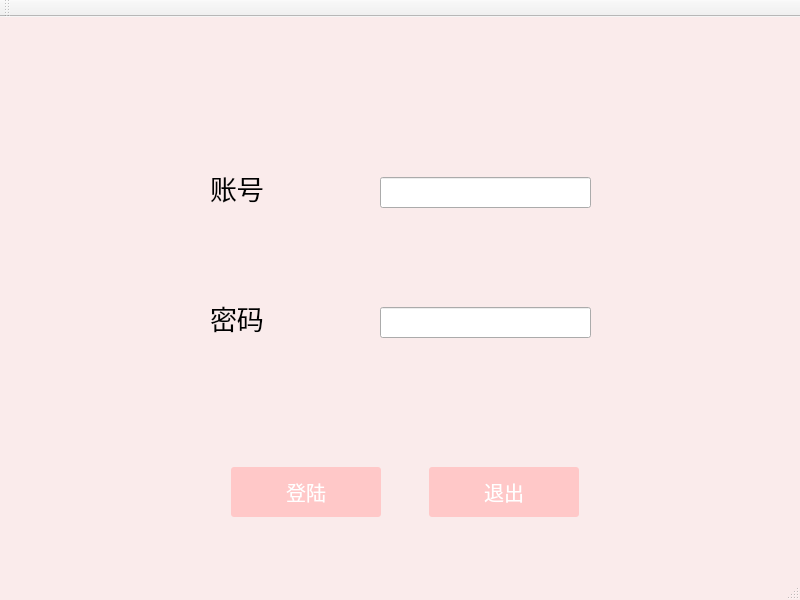
<?xml version="1.0" encoding="UTF-8"?>
<ui version="4.0">
 <class>WelcomePage</class>
 <widget class="QMainWindow" name="WelcomePage">
  <property name="geometry">
   <rect>
    <x>0</x>
    <y>0</y>
    <width>800</width>
    <height>600</height>
   </rect>
  </property>
  <property name="contextMenuPolicy">
   <enum>Qt::DefaultContextMenu</enum>
  </property>
  <property name="windowTitle">
   <string>图书馆管理员系统</string>
  </property>
  <property name="windowIcon">
   <iconset resource="vectorpng.qrc">
    <normaloff>:/Image/Book_Colorless.png</normaloff>:/Image/Book_Colorless.png</iconset>
  </property>
  <property name="autoFillBackground">
   <bool>false</bool>
  </property>
  <property name="styleSheet">
   <string notr="true">QMainWindow { background-color: rgb(250, 235, 235); border-radius: 3px; color: rgb(255, 255, 255); }</string>
  </property>
  <property name="iconSize">
   <size>
    <width>50</width>
    <height>50</height>
   </size>
  </property>
  <widget class="QWidget" name="centralWidget">
   <widget class="QLabel" name="label">
    <property name="geometry">
     <rect>
      <x>210</x>
      <y>140</y>
      <width>111</width>
      <height>61</height>
     </rect>
    </property>
    <property name="font">
     <font>
      <pointsize>20</pointsize>
     </font>
    </property>
    <property name="text">
     <string>账号</string>
    </property>
   </widget>
   <widget class="QLabel" name="label_2">
    <property name="geometry">
     <rect>
      <x>210</x>
      <y>280</y>
      <width>101</width>
      <height>41</height>
     </rect>
    </property>
    <property name="font">
     <font>
      <pointsize>20</pointsize>
     </font>
    </property>
    <property name="text">
     <string>密码</string>
    </property>
   </widget>
   <widget class="QLineEdit" name="adminID">
    <property name="geometry">
     <rect>
      <x>380</x>
      <y>160</y>
      <width>211</width>
      <height>31</height>
     </rect>
    </property>
   </widget>
   <widget class="QLineEdit" name="adminpassword">
    <property name="geometry">
     <rect>
      <x>380</x>
      <y>290</y>
      <width>211</width>
      <height>31</height>
     </rect>
    </property>
   </widget>
   <widget class="QWidget" name="">
    <property name="geometry">
     <rect>
      <x>180</x>
      <y>450</y>
      <width>450</width>
      <height>52</height>
     </rect>
    </property>
    <layout class="QHBoxLayout" name="horizontalLayout" stretch="0,0,0,0,0">
     <property name="spacing">
      <number>7</number>
     </property>
     <property name="sizeConstraint">
      <enum>QLayout::SetDefaultConstraint</enum>
     </property>
     <property name="topMargin">
      <number>0</number>
     </property>
     <item>
      <spacer name="horizontalSpacer">
       <property name="orientation">
        <enum>Qt::Horizontal</enum>
       </property>
       <property name="sizeHint" stdset="0">
        <size>
         <width>40</width>
         <height>20</height>
        </size>
       </property>
      </spacer>
     </item>
     <item>
      <widget class="QPushButton" name="En_Bt">
       <property name="minimumSize">
        <size>
         <width>150</width>
         <height>50</height>
        </size>
       </property>
       <property name="maximumSize">
        <size>
         <width>150</width>
         <height>50</height>
        </size>
       </property>
       <property name="font">
        <font>
         <pointsize>15</pointsize>
        </font>
       </property>
       <property name="styleSheet">
        <string notr="true">QPushButton { background-color: rgb(255, 200, 200); border-radius: 3px; color: rgb(255, 255, 255); }</string>
       </property>
       <property name="text">
        <string>登陆</string>
       </property>
      </widget>
     </item>
     <item>
      <spacer name="horizontalSpacer_2">
       <property name="orientation">
        <enum>Qt::Horizontal</enum>
       </property>
       <property name="sizeHint" stdset="0">
        <size>
         <width>40</width>
         <height>20</height>
        </size>
       </property>
      </spacer>
     </item>
     <item>
      <widget class="QPushButton" name="Ex_Bt">
       <property name="enabled">
        <bool>true</bool>
       </property>
       <property name="minimumSize">
        <size>
         <width>150</width>
         <height>50</height>
        </size>
       </property>
       <property name="maximumSize">
        <size>
         <width>150</width>
         <height>50</height>
        </size>
       </property>
       <property name="font">
        <font>
         <pointsize>15</pointsize>
        </font>
       </property>
       <property name="styleSheet">
        <string notr="true">QPushButton { background-color: rgb(255, 200, 200); border-radius: 3px; color: rgb(255, 255, 255); }</string>
       </property>
       <property name="text">
        <string>退出</string>
       </property>
      </widget>
     </item>
     <item>
      <spacer name="horizontalSpacer_3">
       <property name="orientation">
        <enum>Qt::Horizontal</enum>
       </property>
       <property name="sizeHint" stdset="0">
        <size>
         <width>40</width>
         <height>20</height>
        </size>
       </property>
      </spacer>
     </item>
    </layout>
   </widget>
  </widget>
  <widget class="QMenuBar" name="menuBar">
   <property name="geometry">
    <rect>
     <x>0</x>
     <y>0</y>
     <width>800</width>
     <height>26</height>
    </rect>
   </property>
  </widget>
  <widget class="QToolBar" name="mainToolBar">
   <attribute name="toolBarArea">
    <enum>TopToolBarArea</enum>
   </attribute>
   <attribute name="toolBarBreak">
    <bool>false</bool>
   </attribute>
  </widget>
  <widget class="QStatusBar" name="statusBar"/>
 </widget>
 <layoutdefault spacing="6" margin="11"/>
 <resources>
  <include location="vectorpng.qrc"/>
 </resources>
 <connections/>
</ui>
